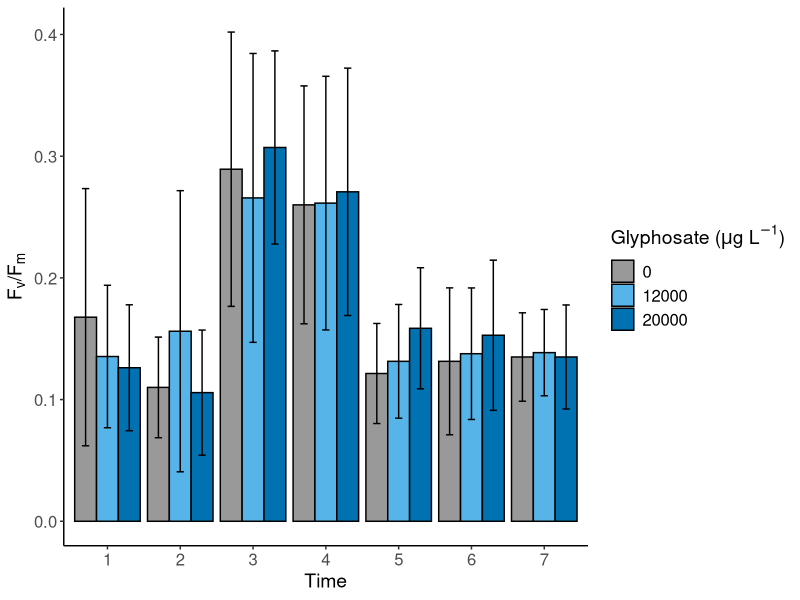
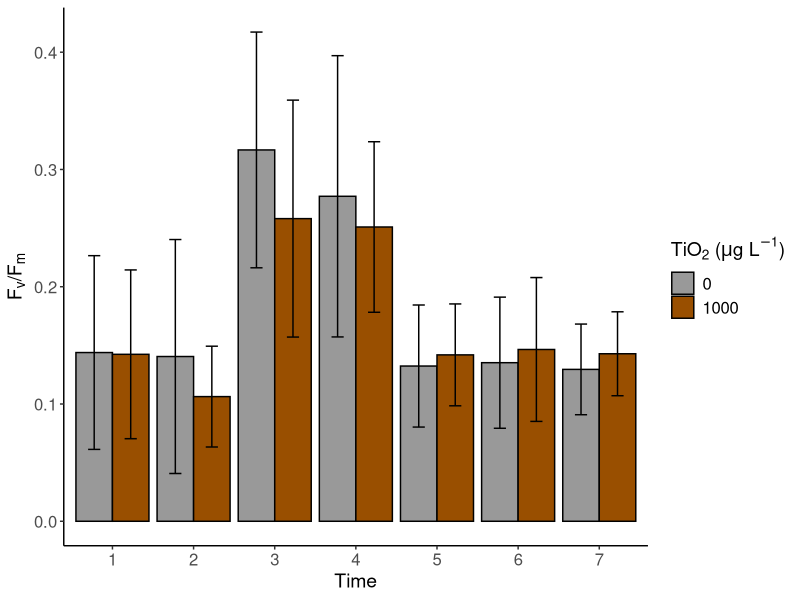
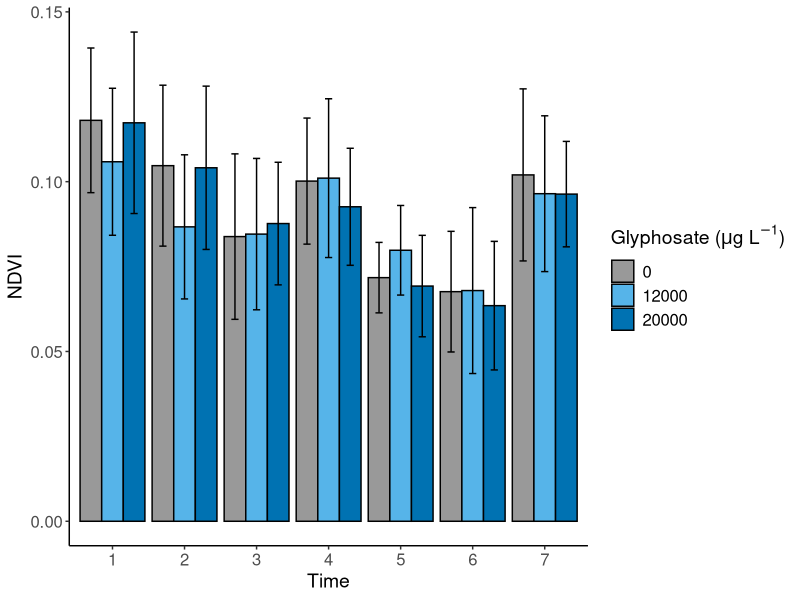
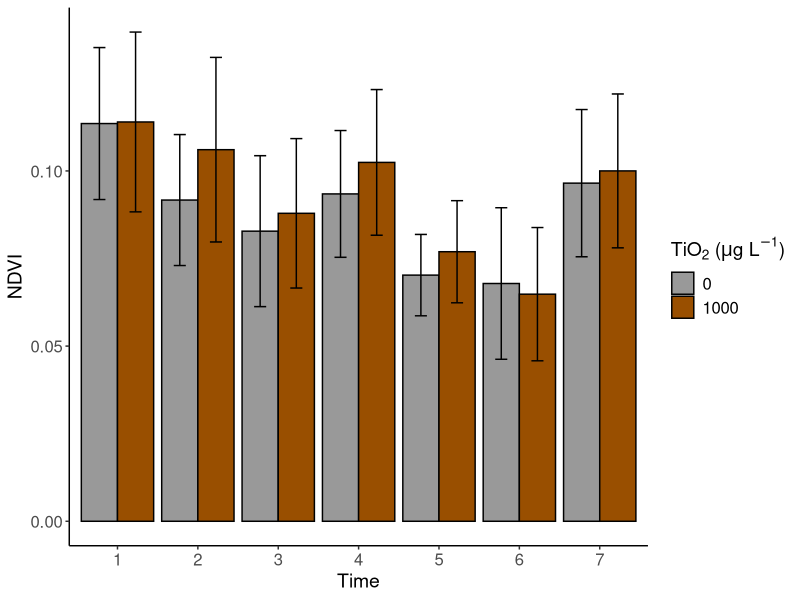
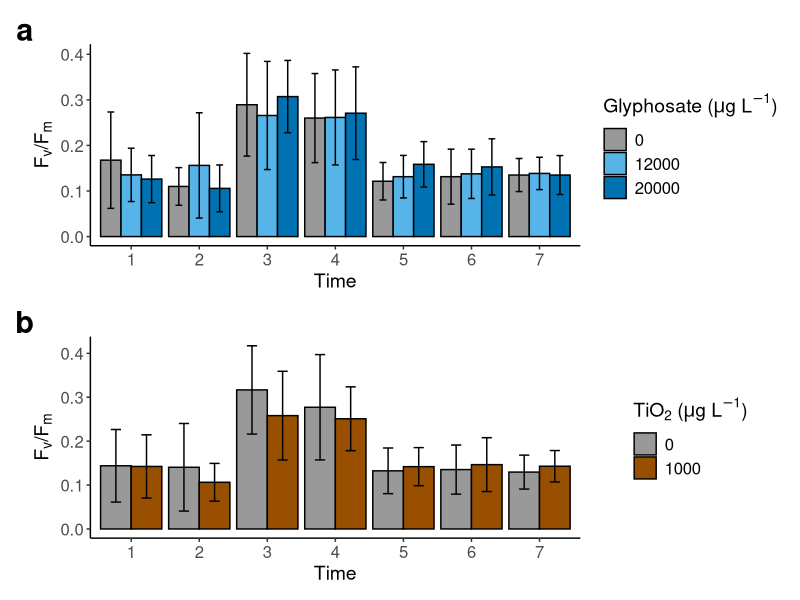
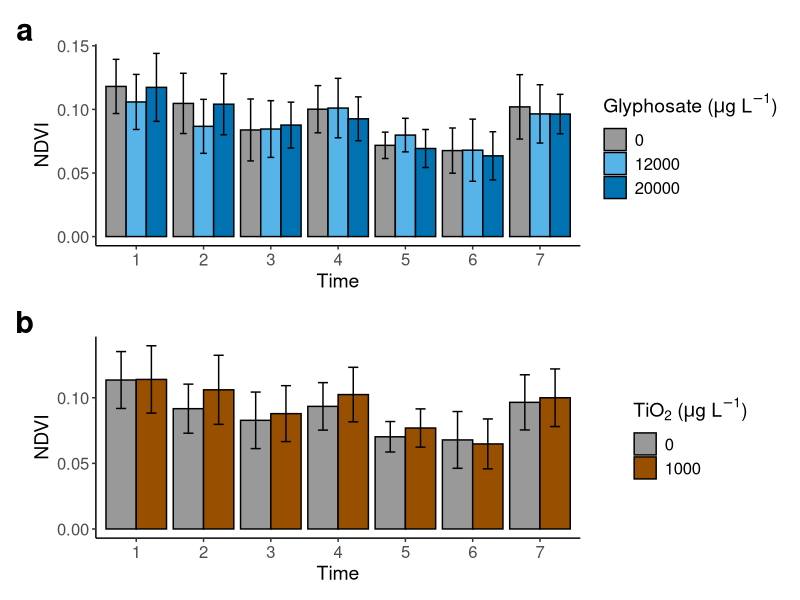

Here is the R script that generated these plots, in order:
###############################################################################
# Reading data, formatting, and creating bar charts for FvFm 
# and NDVI across time, grouped by glyphosate and TiO2. 
###############################################################################

# 1) Load libraries
library(readxl)   # For reading XLSX
library(dplyr)    # Data wrangling
library(plyr)     # 'ddply' for summarySE
library(ggplot2)  # Plotting
library(patchwork)

# 2) Read data
my_data <- read_excel("Processed data for R.xlsx")
names(my_data)[names(my_data) == "Experiment ID"] <- "Experiment.ID"
my_data$Experiment.ID <- as.factor(my_data$Experiment.ID)

# 3) Rename it for convenience
field_dat <- my_data

# 4) Convert relevant columns to factor, remove negative NDVI, etc.
field_dat$Treatment      <- as.factor(field_dat$Treatment)
field_dat$Glyphosate     <- as.factor(field_dat$Glyphosate)
field_dat$TiO2           <- as.factor(field_dat$TiO2)
field_dat$Experiment.ID  <- as.factor(field_dat$Experiment.ID)

# Remove negative NDVI entries (replace with NA)
field_dat$NDVI[field_dat$NDVI < 0] <- NA

# Specify whether stress was applied (time > 1 = "post-stress"):
field_dat$stress_applied <- as.numeric(field_dat$Time > 1)

# 5) Define the summarySE function (from Cookbook for R)
summarySE <- function(data = NULL, measurevar, groupvars = NULL, 
                      na.rm = FALSE, conf.interval = 0.95, .drop = TRUE) {
  # This function calculates count (N), mean, sd, se, and CI for each group
  library(plyr)
  
  # Helper for counting non-NA
  length2 <- function(x, na.rm = FALSE) {
    if (na.rm) sum(!is.na(x)) else length(x)
  }
  
  # Summarise the data by groups
  datac <- ddply(
    data, groupvars, .drop = .drop,
    .fun = function(xx, col) {
      c(N    = length2(xx[[col]], na.rm = na.rm),
        mean = mean(xx[[col]], na.rm = na.rm),
        sd   = sd(xx[[col]], na.rm = na.rm))
    },
    measurevar
  )
  
  # Rename "mean" column
  datac <- rename(datac, c("mean" = measurevar))
  
  # Calculate standard error
  datac$se <- datac$sd / sqrt(datac$N)
  
  # Calculate confidence intervals
  ciMult <- qt(conf.interval / 2 + 0.5, datac$N - 1)
  datac$ci <- datac$se * ciMult
  
  return(datac)
}

###############################################################################
# 6) Prepare data frames for plotting FvFm and NDVI with Time, Glyphosate, TiO2
###############################################################################

# (a) FvFm subset
field_dat_fvfm <- field_dat %>%
  select(Time, Glyphosate, TiO2, FvFm) %>%
  filter(!is.na(FvFm))  # remove rows lacking FvFm

# (b) NDVI subset
field_dat_ndvi <- field_dat %>%
  select(Time, Glyphosate, TiO2, NDVI) %>%
  filter(!is.na(NDVI))  # remove rows lacking NDVI

###############################################################################
# 7) Create bar charts for FvFm (Figure 3)
###############################################################################

# 7.1 Summaries of FvFm by (Time, Glyphosate)
fvfm_sum_gly <- summarySE(
  data       = field_dat_fvfm,
  measurevar = "FvFm",
  groupvars  = c("Time", "Glyphosate")
)

# 7.2 Summaries of FvFm by (Time, TiO2)
fvfm_sum_tio2 <- summarySE(
  data       = field_dat_fvfm,
  measurevar = "FvFm",
  groupvars  = c("Time", "TiO2")
)

fvfm_sum_gly$Gly_values <- as.numeric(as.character(fvfm_sum_gly$Glyphosate))
fvfm_sum_gly$Gly_values[fvfm_sum_gly$Gly_values == 1] <- 12000
fvfm_sum_gly$Gly_values[fvfm_sum_gly$Gly_values == 2] <- 20000
# 0 stays 0
fvfm_sum_gly$Gly_values <- as.factor(fvfm_sum_gly$Gly_values)

fvfm_sum_tio2$TiO2_values <- as.numeric(as.character(fvfm_sum_tio2$TiO2))
fvfm_sum_tio2$TiO2_values[fvfm_sum_tio2$TiO2_values == 1] <- 1000

# 0 stays 0
fvfm_sum_tio2$TiO2_values <- as.factor(fvfm_sum_tio2$TiO2_values)

# 7.3 Plot Figure 3(a): FvFm vs Time, grouped by Glyphosate
fig3a_fvfm_gly <- ggplot(fvfm_sum_gly, aes(
  x    = factor(Time),
  y    = FvFm,
  fill = Gly_values
)) +
  geom_bar(
    position = position_dodge(width = 0.9),
    stat     = "summary",
    fun      = "mean",
    colour   = "black"
  ) +
  # ± SD error bars
  geom_errorbar(aes(ymin = FvFm - sd, ymax = FvFm + sd),
                width = 0.3,
                position = position_dodge(width = 0.9)) +
  scale_fill_manual(
    # Grey for 0, Light Blue for 12000, Dark Blue for 20000
    values = c("0" = "#999999", "12000" = "#56B4E9", "20000" = "#0072B2"),
    name   = expression(paste("Glyphosate (", mu, "g L"^-1, ")"))
  ) +
  labs(
    x     = "Time",
    y     = expression(paste("F"[v], "/", "F"[m]))
  ) +
  theme_classic() +
  theme(
    axis.text   = element_text(size = 12),
    axis.title  = element_text(size = 14),
    legend.text = element_text(size = 12),
    legend.title= element_text(size = 14)
  )

# 7.4 Plot Figure 3(b): FvFm vs Time, grouped by TiO2
fig3b_fvfm_tio2 <- ggplot(fvfm_sum_tio2, aes(
  x    = factor(Time),
  y    = FvFm,
  fill = TiO2_values
)) +
  geom_bar(
    position = position_dodge(width = 0.9),
    stat     = "summary",
    fun      = "mean",
    colour   = "black"
  ) +
  geom_errorbar(aes(ymin = FvFm - sd, ymax = FvFm + sd),
                width = 0.3,
                position = position_dodge(width = 0.9)) +
  scale_fill_manual(
    # Grey for 0, Brown for 1000
    values = c("0" = "#999999", "1000" = "#994F00"),
    name   = expression(paste("TiO"[2], " (", mu, "g L"^-1, ")"))
  ) +
  labs(
    x     = "Time",
    y     = expression(paste("F"[v], "/", "F"[m]))
  ) +
  theme_classic() +
  theme(
    axis.text   = element_text(size = 12),
    axis.title  = element_text(size = 14),
    legend.text = element_text(size = 12),
    legend.title= element_text(size = 14)
  )

# Print or view these:
fig3a_fvfm_gly
fig3b_fvfm_tio2

###############################################################################
# 8) Create bar charts for NDVI (Figure 4)
###############################################################################

# 8.1 Summaries by (Time, Glyphosate)
ndvi_sum_gly <- summarySE(
  data       = field_dat_ndvi,
  measurevar = "NDVI",
  groupvars  = c("Time", "Glyphosate")
)

# 8.2 Summaries by (Time, TiO2)
ndvi_sum_tio2 <- summarySE(
  data       = field_dat_ndvi,
  measurevar = "NDVI",
  groupvars  = c("Time", "TiO2")
)

# Convert factor levels for glyphosate, TiO2 if needed:
ndvi_sum_gly$Gly_values <- as.numeric(as.character(ndvi_sum_gly$Glyphosate))
ndvi_sum_gly$Gly_values[ndvi_sum_gly$Gly_values == 1] <- 12000
ndvi_sum_gly$Gly_values[ndvi_sum_gly$Gly_values == 2] <- 20000
ndvi_sum_gly$Gly_values <- as.factor(ndvi_sum_gly$Gly_values)

ndvi_sum_tio2$TiO2_values <- as.numeric(as.character(ndvi_sum_tio2$TiO2))
ndvi_sum_tio2$TiO2_values[ndvi_sum_tio2$TiO2_values == 1] <- 1000
ndvi_sum_tio2$TiO2_values <- as.factor(ndvi_sum_tio2$TiO2_values)

# 8.3 Figure 4(a): NDVI vs Time, grouped by Glyphosate
fig4a_ndvi_gly <- ggplot(ndvi_sum_gly, aes(
  x    = factor(Time),
  y    = NDVI,
  fill = Gly_values
)) +
  geom_bar(
    position = position_dodge(width = 0.9),
    stat     = "summary",
    fun      = "mean",
    colour   = "black"
  ) +
  geom_errorbar(aes(ymin = NDVI - sd, ymax = NDVI + sd),
                width = 0.3,
                position = position_dodge(width = 0.9)) +
  scale_fill_manual(
    values = c("0" = "#999999", "12000" = "#56B4E9", "20000" = "#0072B2"),
    name   = expression(paste("Glyphosate (", mu, "g L"^-1, ")"))
  ) +
  labs(
    x     = "Time",
    y     = "NDVI"
  ) +
  theme_classic() +
  theme(
    axis.text   = element_text(size = 12),
    axis.title  = element_text(size = 14),
    legend.text = element_text(size = 12),
    legend.title= element_text(size = 14)
  )

# 8.4 Figure 4(b): NDVI vs Time, grouped by TiO2
fig4b_ndvi_tio2 <- ggplot(ndvi_sum_tio2, aes(
  x    = factor(Time),
  y    = NDVI,
  fill = TiO2_values
)) +
  geom_bar(
    position = position_dodge(width = 0.9),
    stat     = "summary",
    fun      = "mean",
    colour   = "black"
  ) +
  geom_errorbar(aes(ymin = NDVI - sd, ymax = NDVI + sd),
                width = 0.3,
                position = position_dodge(width = 0.9)) +
  scale_fill_manual(
    values = c("0" = "#999999", "1000" = "#994F00"),
    name   = expression(paste("TiO"[2], " (", mu, "g L"^-1, ")"))
  ) +
  labs(
    x     = "Time",
    y     = "NDVI"
  ) +
  theme_classic() +
  theme(
    axis.text   = element_text(size = 12),
    axis.title  = element_text(size = 14),
    legend.text = element_text(size = 12),
    legend.title= element_text(size = 14)
  )

fig4a_ndvi_gly
fig4b_ndvi_tio2

Figure2 <- (fig3a_fvfm_gly / fig3b_fvfm_tio2) +
  plot_annotation(tag_levels = "a") &
  theme(
    plot.tag = element_text(size = 22, face = "bold")
  )

# Save the stacked figure
ggsave("Figure2.png", Figure2, width = 8, height = 10, dpi = 300)

# Similarly for Figure 4
Figure3 <- (fig4a_ndvi_gly / fig4b_ndvi_tio2) +
  plot_annotation(tag_levels = "a") &
  theme(
    plot.tag = element_text(size = 22, face = "bold")
  )

ggsave("Figure3.png", Figure3, width = 8, height = 10, dpi = 300)
